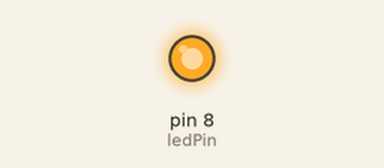
Recording of a sketch running on a simulated Arduino Uno, built with avr-gcc and run on an emulated ATmega328P. Parts: output pins drawn as LEDs (lit = HIGH).

Above: at 0.7 s.
At 5.2 s:
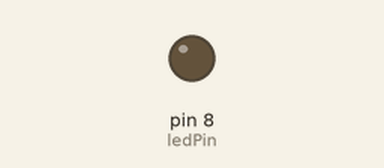
Timing chart, 0 to 6.9 s (numbered marks = the images above):
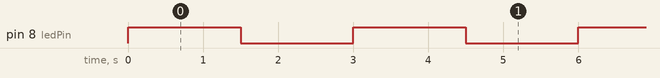

Measured:
- by itself, pin 8 (ledPin): alternates HIGH for 1.5 s and LOW for 1.5 s

The sketch:

Code.ino
```cpp
const int ledPin = 8;


void setup() {

 pinMode(ledPin,OUTPUT);

}


void loop() {

  digitalWrite(ledPin,HIGH);
  delay(1500);
  digitalWrite(ledPin,LOW);
  delay(1500);


}
```
